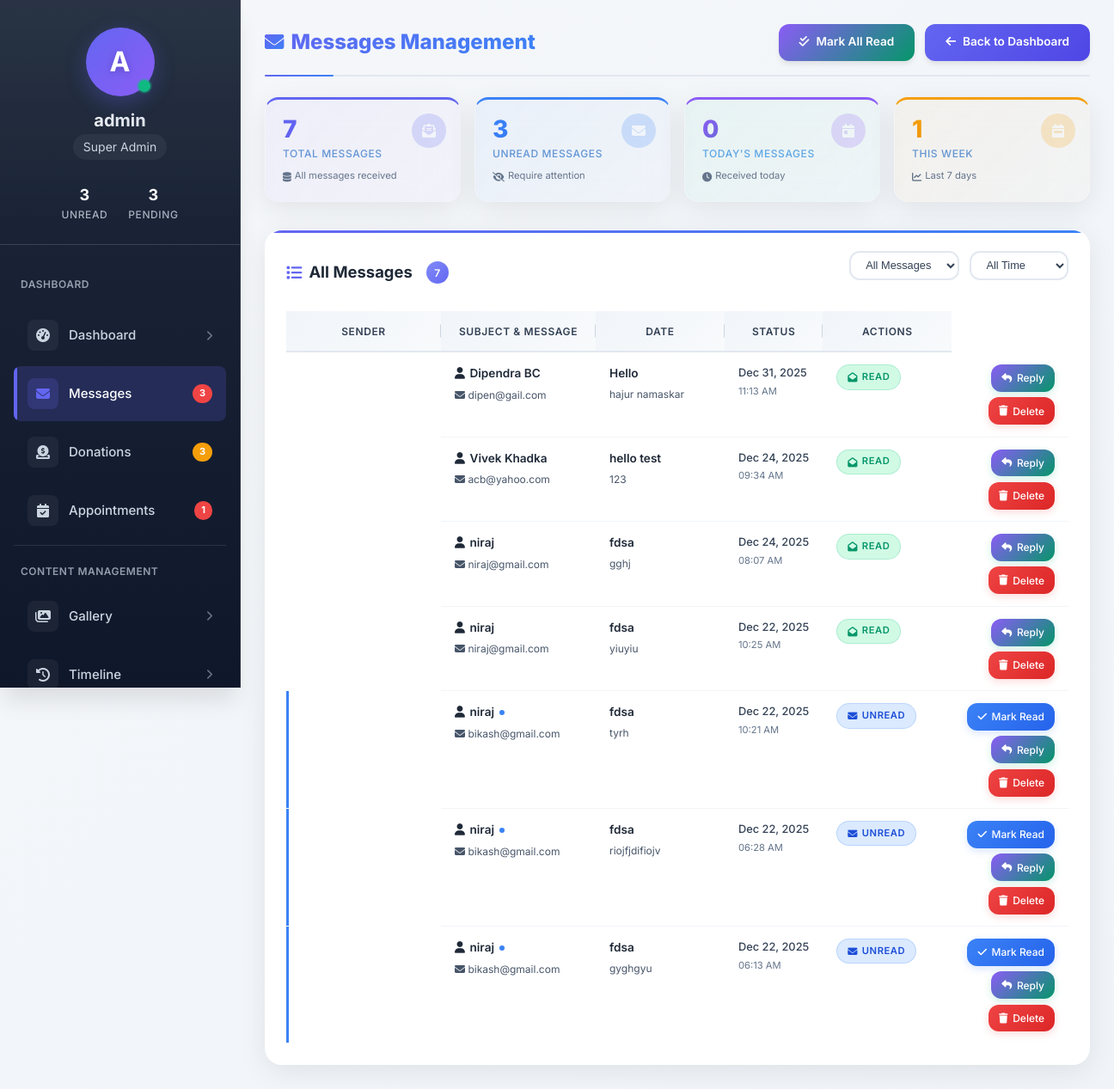
The app's page /backend/admin/messages.php (signed in) with its own data.
### tables this page shows
CREATE TABLE `contact_messages` (
  `id` int(11) NOT NULL,
  `name` varchar(100) NOT NULL,
  `email` varchar(100) NOT NULL,
  `subject` varchar(255) NOT NULL,
  `message` text NOT NULL,
  `is_read` tinyint(1) DEFAULT 0,
  `submitted_at` timestamp NOT NULL DEFAULT current_timestamp()
);

### backend/admin/messages.php (the view, shortened to what this page needs)
<?php
$messages = [];
$stats = [
    'total' => 0,
    'unread' => 0,
    'today' => 0,
    'week' => 0
];
try {
    $conn = getPDOConnection();
    $stmt = $conn->query("SELECT * FROM contact_messages ORDER BY submitted_at DESC");
    $messages = $stmt->fetchAll(PDO::FETCH_ASSOC);
    $stmt = $conn->query("
        SELECT
            COUNT(*) as total,
            SUM(CASE WHEN is_read = 0 THEN 1 ELSE 0 END) as unread,
            SUM(CASE WHEN DATE(submitted_at) = CURDATE() THEN 1 ELSE 0 END) as today,
            SUM(CASE WHEN submitted_at >= DATE_SUB(NOW(), INTERVAL 7 DAY) THEN 1 ELSE 0 END) as week
        FROM contact_messages
    ");
    $stats = $stmt->fetch(PDO::FETCH_ASSOC);
} catch (PDOException $e) {
    $message = '<i class="fas fa-exclamation-triangle"></i> Database error: ' . $e->getMessage();
}
?>
<!DOCTYPE html>
<html lang="en">
<head>
    <link rel="stylesheet" href="https://cdnjs.cloudflare.com/ajax/libs/font-awesome/6.4.0/css/all.min.css">
</head>
<body>
    <div class="admin-container">
        <?php include __DIR__ . '/../includes/sidebar.php'; ?>
        <main class="main-content">
            <div class="page-header">
                <h1><i class="fas fa-envelope"></i> Messages Management</h1>
                <div class="header-actions">
                    <a href="?action=mark_all_read" class="btn btn-success">
                        <i class="fas fa-check-double"></i> <span>Mark All Read</span>
                    </a>
                    <a href="dashboard.php" class="btn">
                        <i class="fas fa-arrow-left"></i> <span>Back to Dashboard</span>
                    </a>
                </div>
            </div>
            <div class="stats-cards">
                <div class="stat-card total">
                    <div class="stat-icon">
                        <i class="fas fa-envelope-open-text"></i>
                    </div>
                    <div class="stat-content">
                        <div class="stat-number"><?php echo $stats['total']; ?></div>
                        <div class="stat-label"style="color: #3e7dca;">Total Messages</div>
                        <div class="stat-trend">
                            <i class="fas fa-database"></i>
                            <span>All messages received</span>
                        </div>
                    </div>
                </div>
                <div class="stat-card unread">
                    <div class="stat-icon">
                        <i class="fas fa-envelope"></i>
                    </div>
                    <div class="stat-content">
                        <div class="stat-number"><?php echo $stats['unread']; ?></div>
                        <div class="stat-label"style="color: #3e7dca;">Unread Messages</div>
                        <div class="stat-trend">
                            <i class="fas fa-eye-slash"></i>
                            <span>Require attention</span>
                        </div>
                    </div>
                </div>
                <div class="stat-card today">
                    <div class="stat-icon">
                        <i class="fas fa-calendar-day"></i>
                    </div>
                    <div class="stat-content">
                        <div class="stat-number"><?php echo $stats['today']; ?></div>
                        <div class="stat-label"style="color: #3a93e2ff;">Today's Messages</div>
                        <div class="stat-trend">
                            <i class="fas fa-clock"></i>
                            <span>Received today</span>
                        </div>
                    </div>
                </div>
                <div class="stat-card week">
                    <div class="stat-icon">
                        <i class="fas fa-calendar-week"></i>
                    </div>
                    <div class="stat-content">
                        <div class="stat-number"><?php echo $stats['week']; ?></div>
                        <div class="stat-label"style="color: #3e7dca;">This Week</div>
                        <div class="stat-trend">
                            <i class="fas fa-chart-line"></i>
                            <span>Last 7 days</span>
                        </div>
                    </div>
                </div>
            </div>
            <div class="table-container">
                <div class="table-header">
                    <h2>
                        <i class="fas fa-list"></i> All Messages
                        <span class="count-badge"><?php echo count($messages); ?></span>
                    </h2>
                    <div class="filter-controls">
                        <select class="filter-select" id="statusFilter">
                            <option value="all">All Messages</option>
                        </select>
                        <select class="filter-select" id="timeFilter">
                            <option value="all">All Time</option>
                        </select>
                    </div>
                </div>
                <?php if (empty($messages)): ?>
                    <div class="empty-state">
                        <i class="fas fa-envelope-open"></i>
                        <h3>No messages yet</h3>
                        <p>Messages from the contact form will appear here.</p>
                    </div>
                <?php else: ?>
                    <div style="overflow-x: auto;">
                        <table class="modern-table">
                            <thead>
                                <tr>
                                    <th class="sender-cell">Sender</th>
                                    <th class="subject-cell">Subject & Message</th>
                                    <th class="date-cell">Date</th>
                                    <th>Status</th>
                                    <th style="min-width: 150px;">Actions</th>
                                </tr>
                            </thead>
                            <tbody>
                                <?php foreach ($messages as $msg):
                                    $isUnread = !$msg['is_read'];
                                    $messageDate = date('M d, Y', strtotime($msg['submitted_at']));
                                    $messageTime = date('h:i A', strtotime($msg['submitted_at']));
                                    $messagePreview = strlen($msg['message']) > 150 ? substr($msg['message'], 0, 150) . '...' : $msg['message'];
                                ?>
                                    <tr class="message-row <?php echo $isUnread ? 'unread' : ''; ?>"
                                        data-message='<?php echo htmlspecialchars(json_encode($msg), ENT_QUOTES, 'UTF-8'); ?>'
                                        data-read='<?php echo $msg['is_read']; ?>'
                                        data-date='<?php echo $msg['submitted_at']; ?>'>
                                        <td class="sender-cell">
                                            <div class="sender-info">
                                                <div class="sender-name">
                                                    <i class="fas fa-user"></i>
                                                    <?php echo htmlspecialchars($msg['name']); ?>
                                                </div>
                                                <div class="sender-email">
                                                    <i class="fas fa-envelope"></i>
                                                    <?php echo htmlspecialchars($msg['email']); ?>
                                                </div>
                                            </div>
                                        </td>
                                        <td class="subject-cell">
                                            <div class="message-subject"><?php echo htmlspecialchars($msg['subject']); ?></div>
                                            <div class="message-preview"><?php echo htmlspecialchars($messagePreview); ?></div>
                                        </td>
                                        <td class="date-cell">
                                            <div class="message-date"><?php echo $messageDate; ?></div>
                                            <div class="message-time"><?php echo $messageTime; ?></div>
                                        </td>
                                        <td>
                                            <?php if ($isUnread): ?>
                                                <span class="status-badge status-unread">
                                                    <i class="fas fa-envelope"></i>
                                                    Unread
                                                </span>
                                            <?php else: ?>
                                                <span class="status-badge status-read">
                                                    <i class="fas fa-envelope-open"></i>
                                                    Read
                                                </span>
                                            <?php endif; ?>
                                        </td>
                                        <td>
                                            <div class="action-buttons" onclick="event.stopPropagation();">
                                                <?php if ($isUnread): ?>
                                                    <a href="?action=mark_read&id=<?php echo $msg['id']; ?>" class="action-btn btn-mark-read">
                                                        <i class="fas fa-check"></i>
                                                        <span>Mark Read</span>
                                                    </a>
                                                <?php endif; ?>
                                                <a href="mailto:<?php echo urlencode($msg['email']); ?>?subject=Re: <?php echo urlencode($msg['subject']); ?>" class="action-btn btn-reply">
                                                    <i class="fas fa-reply"></i>
                                                    <span>Reply</span>
                                                </a>
                                                <a href="?action=delete&id=<?php echo $msg['id']; ?>"
                                                   class="action-btn btn-delete"
                                                   onclick="return confirmDelete('<?php echo addslashes($msg['name']); ?>', '<?php echo addslashes($msg['subject']); ?>');">
                                                    <i class="fas fa-trash"></i>
                                                    <span>Delete</span>
                                                </a>
                                            </div>
                                        </td>
                                    </tr>
                                <?php endforeach; ?>
                            </tbody>
                        </table>
                    </div>
                <?php endif; ?>
            </div>
        </main>
    </div>
</body>
</html>

### backend/includes/sidebar.php (style rules this page uses)
:root { --sidebar-bg: linear-gradient(180deg, #1e293b 0%, #0f172a 100%); --sidebar-width: 280px; --sidebar-collapsed: 80px; --primary: #6366f1; --primary-light: #818cf8; --primary-dark: #4f46e5; --secondary: #8b5cf6; --success: #10b981; --warning: #f59e0b; --danger: #ef4444; --info: #3b82f6; --dark: #1f2937; --light: #f9fafb; --gray: #6b7280; --light-gray: #e5e7eb; --sidebar-text: #cbd5e1; --sidebar-hover: rgba(255, 255, 255, 0.1); --sidebar-active: rgba(99, 102, 241, 0.2); --transition: all 0.3s cubic-bezier(0.4, 0, 0.2, 1); --shadow: 0 4px 6px -1px rgba(0, 0, 0, 0.1); --shadow-lg: 0 10px 15px -3px rgba(0, 0, 0, 0.1); --shadow-xl: 0 20px 25px -5px rgba(0, 0, 0, 0.1); --radius-sm: 0.375rem; --radius: 0.5rem; --radius-md: 0.75rem; --radius-lg: 1rem; --radius-full: 9999px; }
.stat-label { font-size: 0.75rem; color: var(--sidebar-text); margin-top: 0.25rem; opacity: 0.8; }

### records on screen
contact_messages: name "Dipendra BC", email "dipen@gail.com", subject "Hello", message "hajur namaskar", submitted_at "Dec 31, 2025", submitted_at "11:13 AM", is_read 1 (drawn)
contact_messages: name "Vivek Khadka", email "acb@yahoo.com", subject "hello test", message "123", submitted_at "Dec 24, 2025", submitted_at "09:34 AM", is_read 1 (drawn)
contact_messages: name "niraj", email "niraj@gmail.com", subject "fdsa", message "gghj", submitted_at "Dec 24, 2025", submitted_at "08:07 AM", is_read 1 (drawn)
contact_messages: name "niraj", email "niraj@gmail.com", subject "fdsa", message "yiuyiu", submitted_at "Dec 22, 2025", submitted_at "10:25 AM", is_read 1 (drawn)
contact_messages: name "niraj", email "bikash@gmail.com", subject "fdsa", message "tyrh", submitted_at "Dec 22, 2025", submitted_at "10:21 AM", is_read 0 (drawn)
contact_messages: name "niraj", email "bikash@gmail.com", subject "fdsa", message "riojfjdifiojv", submitted_at "Dec 22, 2025", submitted_at "06:28 AM", is_read 0 (drawn)
contact_messages: name "niraj", email "bikash@gmail.com", subject "fdsa", message "gyghgyu", submitted_at "Dec 22, 2025", submitted_at "06:13 AM", is_read 0 (drawn)

### other values on screen
$initial "A"
$username "admin"
$unreadMessages "3"
$pendingDonations "3"
$appointmentsPending "1"
$stats['total'] "7"
$stats['unread'] "3"
$stats['today'] "0"
$stats['week'] "1"
count($messages) "7"
